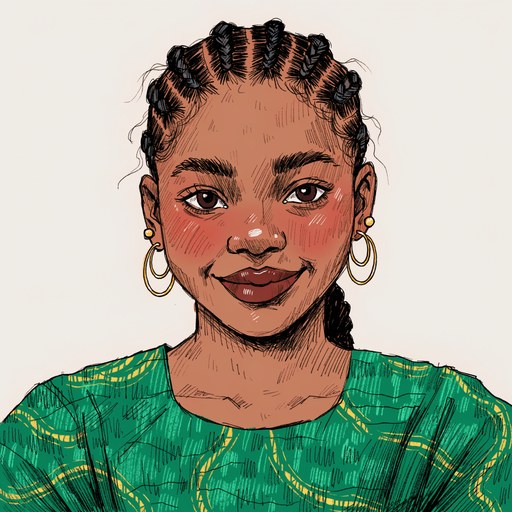
#> input picture assets/images/ada.jpg, 512 x 512 px
$ python flatten_avatar.py ../assets/images/ada.jpg ../assets/images/kid.jpg
#> lines starting #> are read from the running program, lines starting #| are printed output that depends on the picture
#!/usr/bin/env python3
"""Flatten AI-generated avatar art to strict flat colors for the Igboman app.

Reduces subtle gradients/airbrushing (common AI artifact) to hard flat
regions via median-cut quantization plus median smoothing, then removes
speckles (dark, mid-tone, and green-in-white) and snaps near-background
pixels to the exact cream background so the asset blends on app cards.

Usage: flatten_avatar.py <input.png> <output.png> [--colors N] [--size S]
"""
import sys
from collections import deque
from PIL import Image, ImageFilter

CREAM = (251, 246, 239)  # #FBF6EF app background


def _clean_speckles(img: Image.Image, min_y: int = 250, max_size: int = 60) -> Image.Image:
    """Fill small dark components below min_y with local median color.

    Kills stray outline-color speckles (quantization/median artifacts) in
    the neck/shoulders zone while leaving the real outline network intact.
    """
    w, h = img.size
    px = img.load()

    def is_dark(p) -> bool:
        return p[0] < 90 and p[1] < 90 and p[2] < 90

    def non_dark_median(x: int, y: int):
        samples = []
        for dy in (-2, -1, 0, 1, 2):
            for dx in (-2, -1, 0, 1, 2):
                nx, ny = x + dx, y + dy
                if 0 <= nx < w and 0 <= ny < h and not is_dark(px[nx, ny]):
                    samples.append(px[nx, ny])
        if not samples:
            return px[x, y]
        s = sorted(samples)
        return s[len(s) // 2]

    seen = [[False] * w for _ in range(h)]
    for y in range(min_y, h):
        for x in range(w):
            if seen[y][x] or not is_dark(px[x, y]):
                continue
            comp, q = [], deque([(x, y)])
            seen[y][x] = True
            while q:
                cx, cy = q.popleft()
                comp.append((cx, cy))
                for dx, dy in ((1, 0), (-1, 0), (0, 1), (0, -1)):
                    nx, ny = cx + dx, cy + dy
                    if 0 <= nx < w and 0 <= ny < h and not seen[ny][nx] and is_dark(px[nx, ny]):
                        seen[ny][nx] = True
                        q.append((nx, ny))
            if 0 < len(comp) <= max_size:
                fill = non_dark_median(*comp[0])
                for cx, cy in comp:
                    px[cx, cy] = fill
    return img


def _clean_green_in_white(img: Image.Image) -> Image.Image:
    """Replace tiny green-dominant specks sitting inside near-white areas.

    Fixes eye-white contamination (a common flattener artifact) without
    touching real green regions (shirt, cap): the local majority color
    decides, so large green surfaces are never altered.
    """
    w, h = img.size
    px = img.load()

    def majority(x: int, y: int, radius: int = 3):
        counts: dict[tuple, int] = {}
        for dy in range(-radius, radius + 1):
            for dx in range(-radius, radius + 1):
                nx, ny = x + dx, y + dy
                if 0 <= nx < w and 0 <= ny < h:
                    p = px[nx, ny]
                    counts[p] = counts.get(p, 0) + 1
        return max(counts, key=counts.get)

    for y in range(h):
        for x in range(w):
            r, g, b = px[x, y]
            if g > r + 12 and g > b + 12:  # green-dominant pixel
                maj = majority(x, y)
                mr, mg, mb = maj
                if mr > 200 and mg > 200 and mb > 200:  # local area is white
                    px[x, y] = maj
    return img


def _clean_eye_fringing(img: Image.Image) -> Image.Image:
    """Remove green/gray fringing right at the bottom edge of eye whites.

    Finds eye-white components (white blobs of plausible eye size), then,
    within a small dilation of their bbox, recolors any green-dominant
    pixel to the eye white color. Dark pupils and outlines are never
    touched (they are not green-dominant).
    """
    w, h = img.size
    px = img.load()

    def is_white(p) -> bool:
        return p[0] > 225 and p[1] > 225 and p[2] > 225

    seen = [[False] * w for _ in range(h)]
    for y in range(120, 260):  # eyes live in the upper face band
        for x in range(w):
            if seen[y][x] or not is_white(px[x, y]):
                continue
            comp, q = [], deque([(x, y)])
            seen[y][x] = True
            while q:
                cx, cy = q.popleft()
                comp.append((cx, cy))
                for dx, dy in ((1, 0), (-1, 0), (0, 1), (0, -1)):
                    nx, ny = cx + dx, cy + dy
                    if 0 <= nx < w and 0 <= ny < h and not seen[ny][nx] and is_white(px[nx, ny]):
                        seen[ny][nx] = True
                        q.append((nx, ny))
            if not (80 <= len(comp) <= 6000):
                continue
            xs = [c[0] for c in comp]
            ys = [c[1] for c in comp]
            bw, bh = max(xs) - min(xs), max(ys) - min(ys)
            if not (12 <= bw <= 70 and 12 <= bh <= 70):
                continue
            counts: dict[tuple, int] = {}
            for c in comp:
                counts[px[c]] = counts.get(px[c], 0) + 1
            white = max(counts, key=counts.get)
            for yy in range(max(0, min(ys) - 4), min(h, max(ys) + 5)):
                for xx in range(max(0, min(xs) - 4), min(w, max(xs) + 5)):
                    r, g, b = px[xx, yy]
                    if not is_white(px[xx, yy]) and g >= r + 8 and g >= b + 8:
                        px[xx, yy] = white
            # olive/brown lid tints inside the eye zone: mid-tone pixel with
            # a white neighbor within 2px becomes eye white (flat eye look)
            for yy in range(max(0, min(ys) - 3), min(h, max(ys) + 4)):
                for xx in range(max(0, min(xs) - 3), min(w, max(xs) + 4)):
                    r, g, b = px[xx, yy]
                    if is_white(px[xx, yy]) or min(r, g, b) < 80:
                        continue
                    has_white = any(
                        0 <= nx < w and 0 <= ny < h and is_white(px[nx, ny])
                        for ny in range(yy - 2, yy + 3)
                        for nx in range(xx - 2, xx + 3)
                    )
                    if has_white:
                        px[xx, yy] = white
    # flat sticker eyes: any non-white pixel in the eye zone becomes
            # the dominant outline color (kills olive lid tints cleanly)
            counts2: dict[tuple, int] = {}
            for yy in range(max(0, min(ys) - 3), min(h, max(ys) + 4)):
                for xx in range(max(0, min(xs) - 3), min(w, max(xs) + 4)):
                    if not is_white(px[xx, yy]):
                        counts2[px[xx, yy]] = counts2.get(px[xx, yy], 0) + 1
            if counts2:
                outline = max(counts2, key=counts2.get)
                for yy in range(max(0, min(ys) - 3), min(h, max(ys) + 4)):
                    for xx in range(max(0, min(xs) - 3), min(w, max(xs) + 4)):
                        if not is_white(px[xx, yy]):
                            px[xx, yy] = outline
    return img


def _suppress_mid_tone_outliers(img: Image.Image, max_comp: int = 400) -> Image.Image:
    """Replace small isolated clusters of mid-tone colors with local median.

    Targets gray/tan stipple (beard, tunic) and anti-aliased edge fuzz.
    Excludes whites, near-black, and saturated colors so eyes, catchlights,
    pupils, and outlines are never touched.
    """
    w, h = img.size
    px = img.load()

    def in_zone(p) -> bool:
        r, g, b = p
        return 100 <= min(r, g, b) and max(r, g, b) <= 232

    def median_ring(x: int, y: int):
        samples = []
        for dy in (-2, -1, 0, 1, 2):
            for dx in (-2, -1, 0, 1, 2):
                nx, ny = x + dx, y + dy
                if 0 <= nx < w and 0 <= ny < h:
                    samples.append(px[nx, ny])
        s = sorted(samples)
        return s[len(s) // 2]

    seen = [[False] * w for _ in range(h)]
    for y in range(h):
        for x in range(w):
            if seen[y][x] or not in_zone(px[x, y]):
                continue
            comp, q = [], deque([(x, y)])
            seen[y][x] = True
            while q:
                cx, cy = q.popleft()
                comp.append((cx, cy))
                for dx, dy in ((1, 0), (-1, 0), (0, 1), (0, -1)):
                    nx, ny = cx + dx, cy + dy
                    if 0 <= nx < w and 0 <= ny < h and not seen[ny][nx] and in_zone(px[nx, ny]):
                        seen[ny][nx] = True
                        q.append((nx, ny))
            if 0 < len(comp) <= max_comp:
                fill = median_ring(*comp[0])
                for cx, cy in comp:
                    px[cx, cy] = fill
    return img


def _clean_micro_dots(img: Image.Image, max_size: int = 12) -> Image.Image:
    """Kill isolated non-white micro-dots of ANY color (stray pixels).

    Catches mid-tone specks that fall outside the dark/mid-tone/green
    zones. White pixels are excluded so eye catchlights survive.
    """
    w, h = img.size
    px = img.load()

    def is_white(p) -> bool:
        return p[0] > 225 and p[1] > 225 and p[2] > 225

    def median_ring(x: int, y: int):
        samples = []
        for dy in (-2, -1, 0, 1, 2):
            for dx in (-2, -1, 0, 1, 2):
                nx, ny = x + dx, y + dy
                if 0 <= nx < w and 0 <= ny < h:
                    samples.append(px[nx, ny])
        s = sorted(samples)
        return s[len(s) // 2]

    seen = [[False] * w for _ in range(h)]
    for y in range(h):
        for x in range(w):
            if seen[y][x] or is_white(px[x, y]):
                continue
            comp, q = [], deque([(x, y)])
            seen[y][x] = True
            while q:
                cx, cy = q.popleft()
                comp.append((cx, cy))
                for dx, dy in ((1, 0), (-1, 0), (0, 1), (0, -1)):
                    nx, ny = cx + dx, cy + dy
                    if 0 <= nx < w and 0 <= ny < h and not seen[ny][nx] and not is_white(px[nx, ny]):
                        seen[ny][nx] = True
                        q.append((nx, ny))
            if 0 < len(comp) <= max_size:
                fill = median_ring(*comp[0])
                for cx, cy in comp:
                    px[cx, cy] = fill
    return img


def _flatten_green_zones(img: Image.Image) -> Image.Image:
    """Flatten watercolor speckle inside large green fills.

    Uses a box-blur local mean: a pixel that deviates strongly from its
    neighborhood AND sits in a green-dominant mid-tone region is replaced
    by the local mean. Eye irises are protected because their window mixes
    white sclera and outlines (mean is not green-dominant).
    """
    w, h = img.size
    px = img.load()
    r_img = img.getchannel(0).filter(ImageFilter.BoxBlur(4))
    g_img = img.getchannel(1).filter(ImageFilter.BoxBlur(4))
    b_img = img.getchannel(2).filter(ImageFilter.BoxBlur(4))
    rp, gp, bp = r_img.load(), g_img.load(), b_img.load()
    for y in range(h):
        for x in range(w):
            r, g, b = px[x, y]
            mr, mg, mb = rp[x, y], gp[x, y], bp[x, y]
            if mg > mr + 8 and mg > mb + 8 and 60 <= mr <= 220 and 60 <= mg <= 220:
                if abs(r - mr) > 45 or abs(g - mg) > 45 or abs(b - mb) > 45:
                    px[x, y] = (round(mr), round(mg), round(mb))
    return img


def flatten(src: str, dst: str, colors: int = 20, size: int = 512, clean: bool = True) -> None:
#> called with src = '../assets/images/ada.jpg', dst = '../assets/images/kid.jpg', colors = 20, size = 512, clean = True
    img = Image.open(src).convert("RGB")
#> img is the input picture: PIL image 512x512 RGB; mean R, G, B 159.1, 163.8, 145.8
    q = img.quantize(colors=colors, method=Image.MEDIANCUT, dither=Image.NONE)
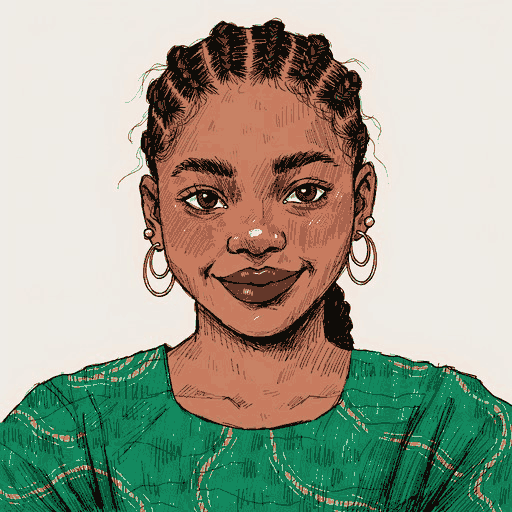
#> q: PIL image 512x512 P; mean R, G, B 158.9, 163.3, 145.8
    img = q.convert("RGB")
    img = img.filter(ImageFilter.MedianFilter(size=5))  # kill quantization speckle
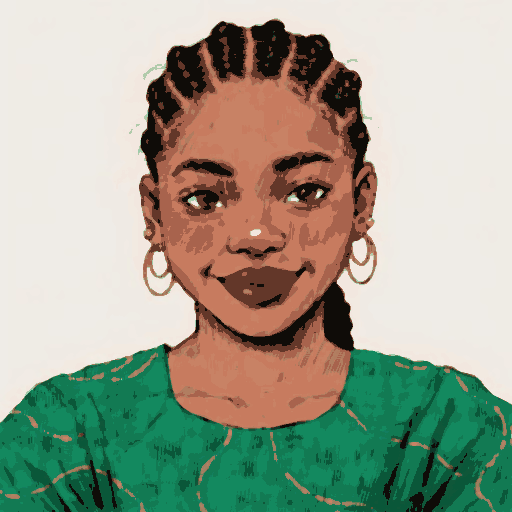
#> img: PIL image 512x512 RGB; mean R, G, B 158.4, 163.9, 145.9
    img = img.filter(ImageFilter.MedianFilter(size=7))  # second pass, heavier smoothing
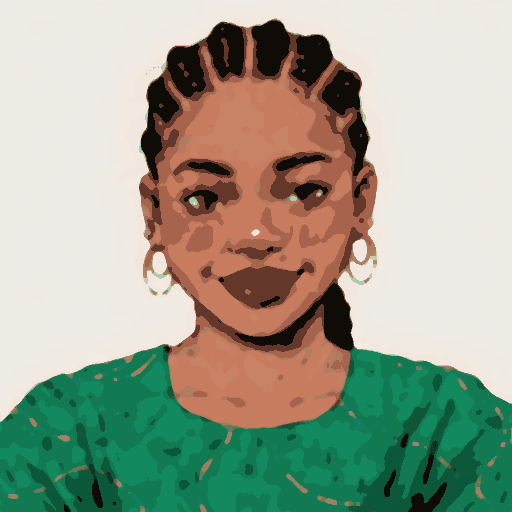
#> img: PIL image 512x512 RGB; mean R, G, B 158, 164.3, 146.2
    if clean:
        img = _flatten_green_zones(img)
#> in _flatten_green_zones, `r_img = img.getchannel(0).filter(ImageFilter.BoxBlur(4))`:
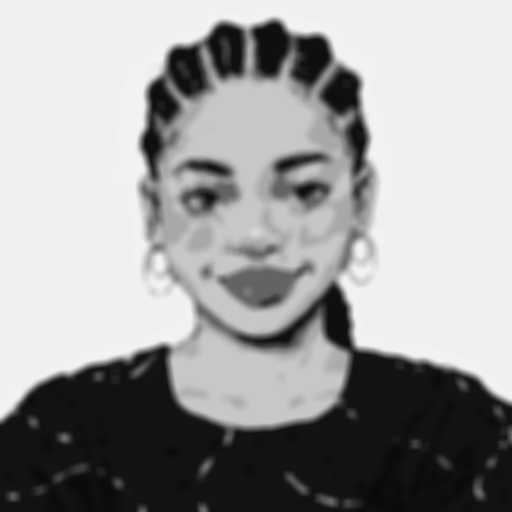
#> r_img: PIL image 512x512 L; min 10, max 242, mean 158
#> in _flatten_green_zones, `g_img = img.getchannel(1).filter(ImageFilter.BoxBlur(4))`:
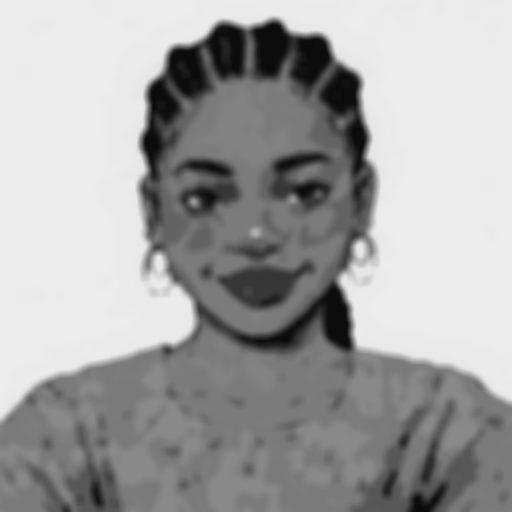
#> g_img: PIL image 512x512 L; min 12, max 236, mean 164.3
#> in _flatten_green_zones, `b_img = img.getchannel(2).filter(ImageFilter.BoxBlur(4))`:
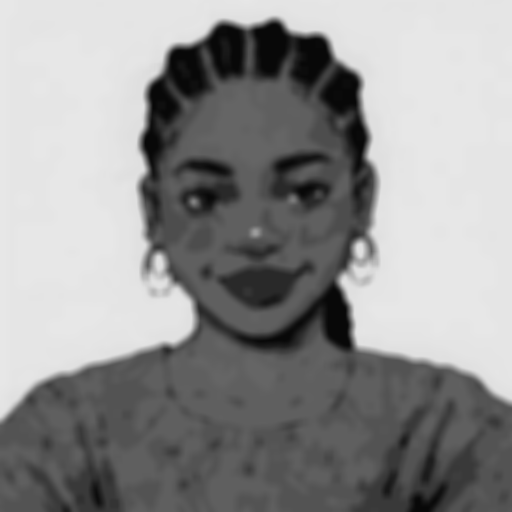
#> b_img: PIL image 512x512 L; min 8, max 231, mean 146.2
        img = _clean_green_in_white(img)
        img = _clean_eye_fringing(img)
#> after the loop in _clean_eye_fringing, `for y in range(120, 260):`: seen = 512 items
        img = _suppress_mid_tone_outliers(img)
        img = _clean_speckles(img, min_y=0, max_size=25)   # micro specks anywhere
        img = _clean_speckles(img, min_y=250, max_size=120)  # bigger specks below face
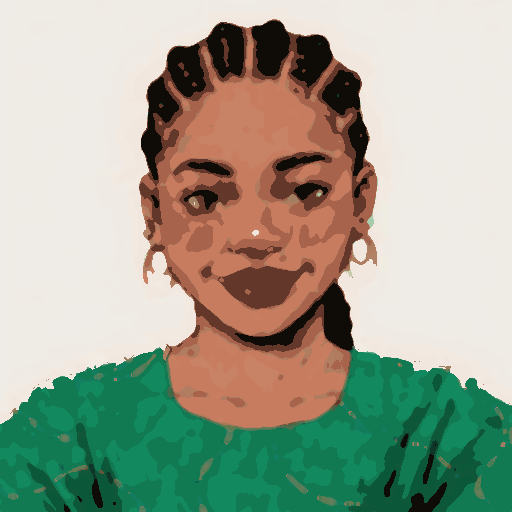
#> img: PIL image 512x512 RGB; mean R, G, B 159.3, 165.2, 147.2
        img = _clean_micro_dots(img)                        # any-color stray dots
    px = img.load()
    w, h = img.size
    for y in range(h):
        for x in range(w):
            r, g, b = px[x, y]
            if abs(r - CREAM[0]) < 60 and abs(g - CREAM[1]) < 60 and abs(b - CREAM[2]) < 60:
                px[x, y] = CREAM
    img = img.resize((size, size), Image.LANCZOS)
    img.save(dst, "PNG")
    px = img.load()
    w, h = img.size
    snap = sum(1 for c in [(0, 0), (w - 1, 0), (0, h - 1), (w - 1, h - 1)] if px[c] == CREAM)
    print(f"flattened: {src} -> {dst} ({w}x{h} -> {size}x{size}, bg corners exact cream: {snap}/4)")
#| flattened: ../assets/images/ada.jpg -> ../assets/images/kid.jpg (512x512 -> 512x512, bg corners exact cream: 2/4)


if __name__ == "__main__":
    src, dst = sys.argv[1], sys.argv[2]
    kw = {}
    if "--colors" in sys.argv:
        kw["colors"] = int(sys.argv[sys.argv.index("--colors") + 1])
    if "--size" in sys.argv:
        kw["size"] = int(sys.argv[sys.argv.index("--size") + 1])
    flatten(src, dst, **kw)

$ run again, on assets/images/mama.jpg
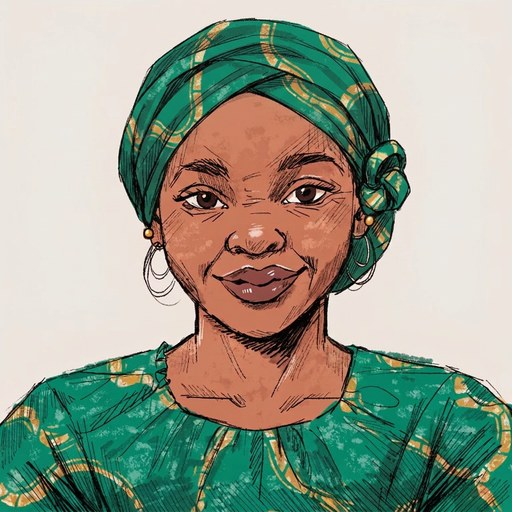
#> input picture assets/images/mama.jpg, 512 x 512 px
#> in flatten, img is the input picture: PIL image 512x512 RGB; mean R, G, B 152.1, 159.6, 143.3
#> in _flatten_green_zones, `b_img = img.getchannel(2).filter(ImageFilter.BoxBlur(4))`:
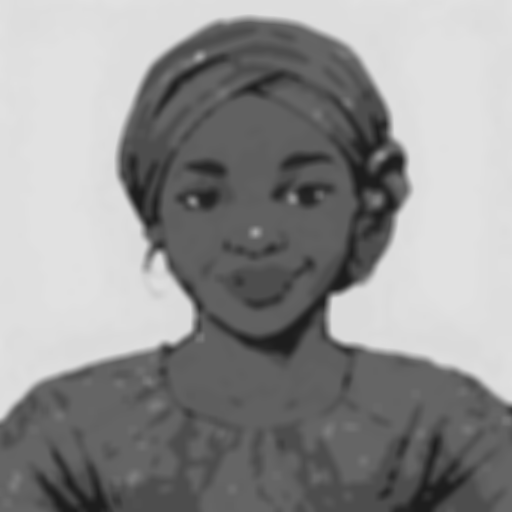
#> b_img: PIL image 512x512 L; min 29, max 225, mean 145
#> after the loop in _clean_eye_fringing, `for y in range(120, 260):`: seen = 512 items
#> in flatten, `img = img.resize((size, size), Image.LANCZOS)`:
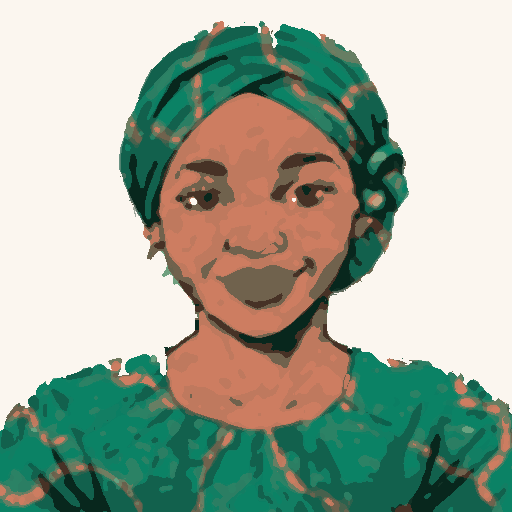
#> img: PIL image 512x512 RGB; mean R, G, B 159, 170.5, 154
#| flattened: ../assets/images/mama.jpg -> ../assets/images/mama.jpg (512x512 -> 512x512, bg corners exact cream: 2/4)

$ run again, on assets/images/mbe.jpg
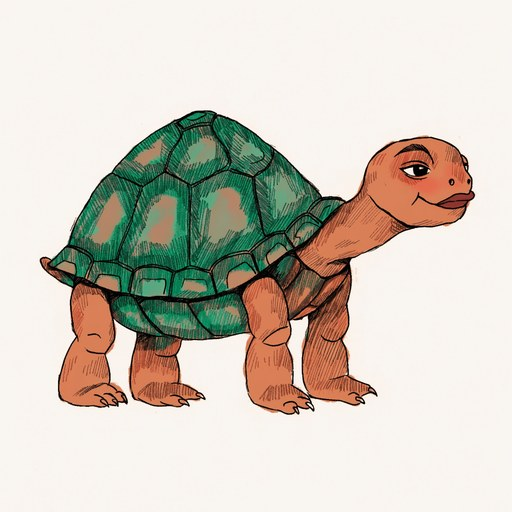
#> input picture assets/images/mbe.jpg, 512 x 512 px
#> in flatten, img is the input picture: PIL image 512x512 RGB; mean R, G, B 209.2, 202.7, 191.5
#> in _flatten_green_zones, `g_img = img.getchannel(1).filter(ImageFilter.BoxBlur(4))`:
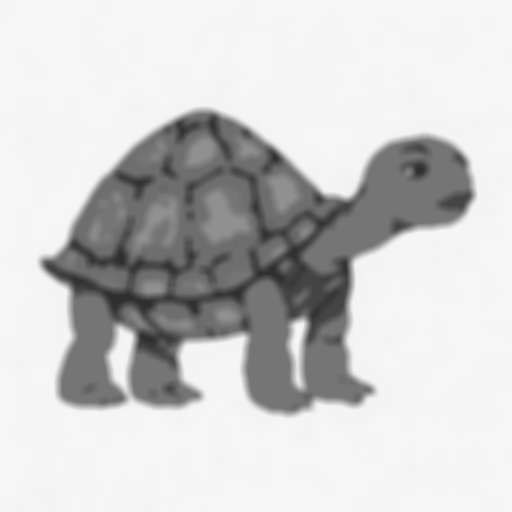
#> g_img: PIL image 512x512 L; min 47, max 246, mean 204.3
#> in _flatten_green_zones, `b_img = img.getchannel(2).filter(ImageFilter.BoxBlur(4))`:
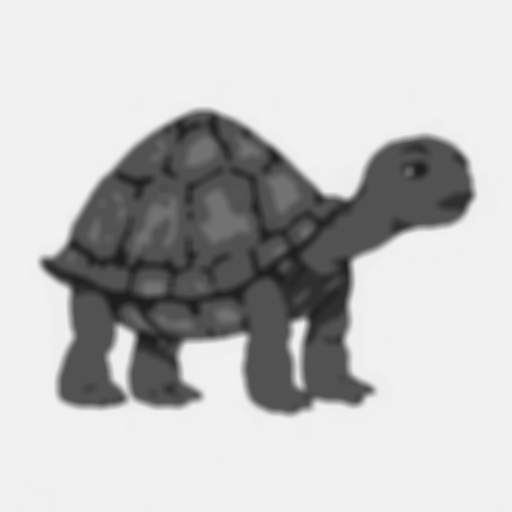
#> b_img: PIL image 512x512 L; min 30, max 242, mean 192.6
#> after the loop in _clean_eye_fringing, `for y in range(120, 260):`: seen = 512 items
#| flattened: ../assets/images/mbe.jpg -> ../assets/images/mbe.jpg (512x512 -> 512x512, bg corners exact cream: 4/4)
